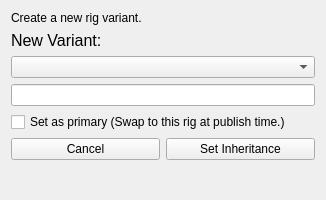
<?xml version="1.0" encoding="UTF-8"?>
<ui version="4.0">
 <class>Form</class>
 <widget class="QWidget" name="Form">
  <property name="geometry">
   <rect>
    <x>0</x>
    <y>0</y>
    <width>326</width>
    <height>200</height>
   </rect>
  </property>
  <property name="minimumSize">
   <size>
    <width>326</width>
    <height>200</height>
   </size>
  </property>
  <property name="maximumSize">
   <size>
    <width>326</width>
    <height>200</height>
   </size>
  </property>
  <property name="windowTitle">
   <string>New Variant</string>
  </property>
  <layout class="QGridLayout" name="gridLayout">
   <item row="0" column="0" colspan="2">
    <widget class="QLabel" name="label_2">
     <property name="text">
      <string>Create a new rig variant.</string>
     </property>
     <property name="wordWrap">
      <bool>true</bool>
     </property>
    </widget>
   </item>
   <item row="1" column="0" colspan="2">
    <widget class="QLabel" name="label">
     <property name="font">
      <font>
       <pointsize>12</pointsize>
      </font>
     </property>
     <property name="text">
      <string>New Variant:</string>
     </property>
    </widget>
   </item>
   <item row="2" column="0" colspan="2">
    <widget class="QComboBox" name="comboBox"/>
   </item>
   <item row="3" column="0" colspan="2">
    <widget class="QLineEdit" name="lineEdit"/>
   </item>
   <item row="4" column="0" colspan="2">
    <widget class="QCheckBox" name="checkBox">
     <property name="text">
      <string>Set as primary (Swap to this rig at publish time.)</string>
     </property>
    </widget>
   </item>
   <item row="5" column="0">
    <widget class="QPushButton" name="cancel_btn">
     <property name="text">
      <string>Cancel</string>
     </property>
    </widget>
   </item>
   <item row="5" column="1">
    <widget class="QPushButton" name="set_btn">
     <property name="text">
      <string>Set Inheritance</string>
     </property>
    </widget>
   </item>
   <item row="6" column="0">
    <spacer name="verticalSpacer">
     <property name="orientation">
      <enum>Qt::Vertical</enum>
     </property>
     <property name="sizeHint" stdset="0">
      <size>
       <width>20</width>
       <height>40</height>
      </size>
     </property>
    </spacer>
   </item>
  </layout>
 </widget>
 <resources/>
 <connections/>
</ui>
